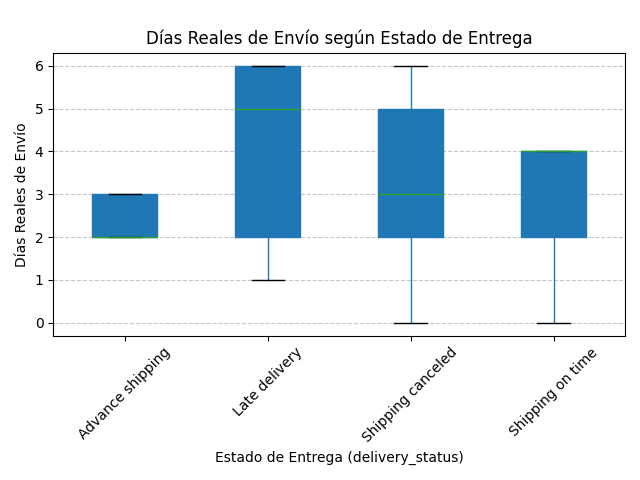

Source code (Python):
import pandas as pd
import matplotlib.pyplot as plt
import os
from scipy import stats

# Obtener carpeta del script y no donde la ejecutamos 
script_dir = os.path.dirname(os.path.abspath(__file__))
os.chdir(script_dir)

# Cargar datos
data = pd.read_csv(script_dir + "/../../DATA/cadena_subministrament_2015_2018.csv", sep=",")

# Eliminar valores nulos
data = data.dropna(subset=["days_for_shipping_real", "delivery_status"])

# Crear boxplot
plt.figure(figsize=(12, 6))
data.boxplot(column="days_for_shipping_real", by="delivery_status", grid=False, patch_artist=True)

plt.title("Días Reales de Envío según Estado de Entrega")
plt.suptitle("")  # Quitar título automático
plt.xlabel("Estado de Entrega (delivery_status)")
plt.ylabel("Días Reales de Envío")
plt.xticks(rotation=45)
plt.grid(axis="y", linestyle="--", alpha=0.7)

# Guardar y mostrar
plt.tight_layout()
plt.savefig("boxplot_envio_vs_estado.png")
plt.show()

#ANOVA
# Agrupar por estado
groups = [group["days_for_shipping_real"] for _, group in data.groupby("delivery_status")]

F, p = stats.f_oneway(*groups)
print("Resultados del ANOVA:")
print("La F es el valor estadístico de la prueba y la p es el valor")
print("Si la F es alta y la p es menor que 0,05, significa que hay diferencias significativas entre los grupos.")
print(f"F = {F:.3f}, p = {p:.4f}")

if p < 0.05:
    print("Hay diferencias significativas entre al menos dos estados.")
else:
    print("No se encontraron diferencias significativas entre estados.")
